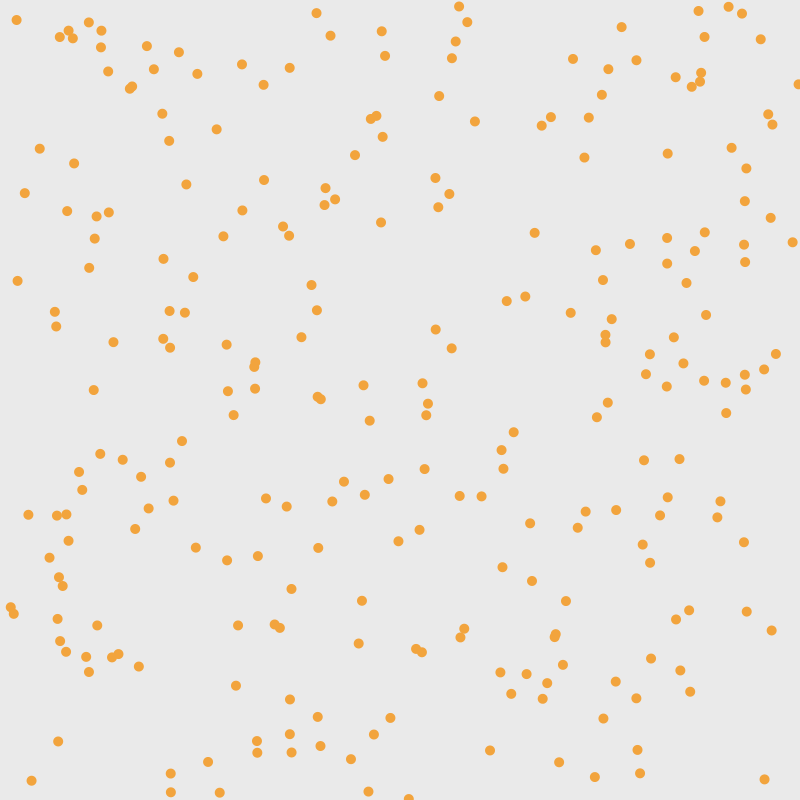
Frame 1 (no input)
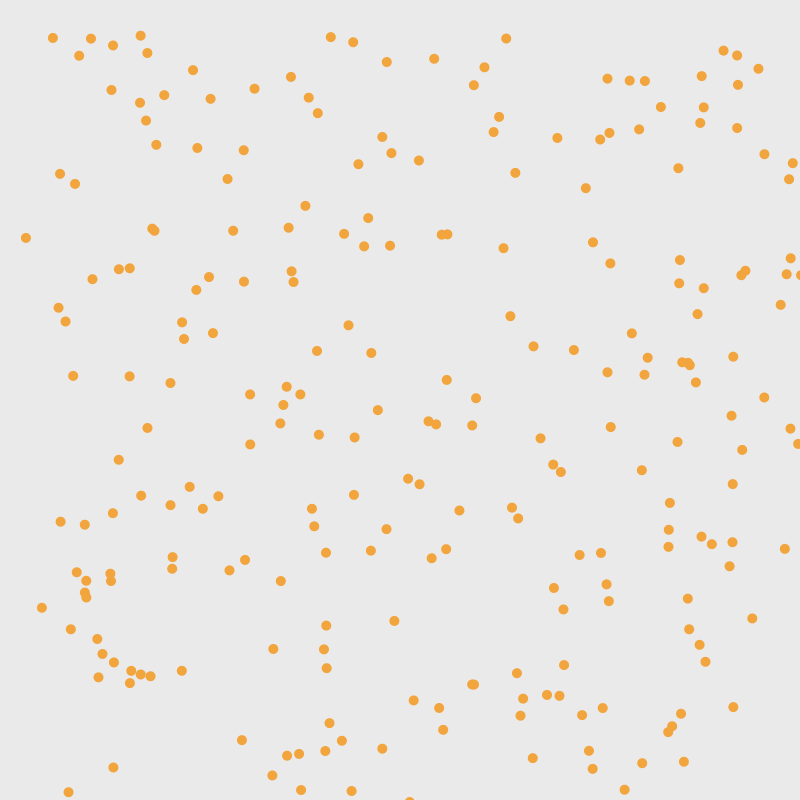
Frame 60 (the mouse pressed at the canvas centre just before this capture)
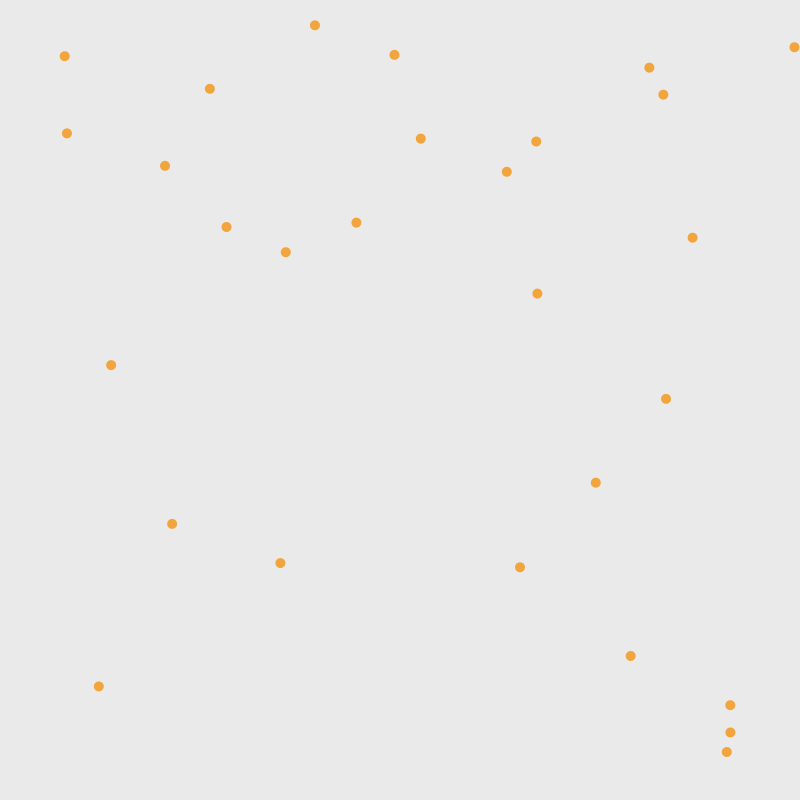
Frame 120 (the mouse held since frame 60 and released just before this capture)

The Processing sketch that drew these frames (run headless with seeded random() and noise(); from frame 60 on, the mouse is pressed at the canvas centre):

// Processing sketch: swarm
// ── swarm.pde
import java.util.*;

LinkedList<Bee> bees = new LinkedList();

void setup() {
  size(800, 800);
  
  makeASwarm();
}

void draw() {
  background(#EAEAEA);
  noStroke();
  
  fill(#F2A43D);
  for (Bee bee: bees) {
    bee.draw();
  }
}

void mousePressed() {
  makeASwarm();
}

void mouseMoved() {
  for (Bee bee: bees) {
    bee.flyTo(mouseX, mouseY);
  }
}

void makeASwarm() {
  bees.clear();
  int count = int(random(400));
  for (int i = 0; i < count; i++) {
    bees.add(new Bee(random(width), random(height)));
  }
}

class Bee {
  float x, y;
  
  float dx = random(1);
  float dy = random(1);
  
  public Bee(float x, float y) {
    this.x = x; this.y = y;
    flyTo(x, y);
  }
  void draw() {
    x = x + dx;
    y = y + dy;
    
    ellipse(x, y, 10, 10);
  }
  
  void flyTo(float targetX, float targetY) {
    float _dx = targetX - x;
    float _dy = targetY - y;
    float distance = sqrt(_dx*_dx + _dy*_dy);

    if (distance != 0) {
      this.dx = _dx / distance;
      this.dy = _dy / distance;
    }
  }
}
